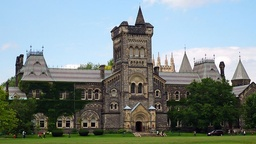
#> input picture u_coll_1.jpg, 256 x 144 px, shrunk from 800 x 450 before the run
$ python corner_detection.py   (older library calls are emulated)
#> lines starting #> are read from the running program, lines starting #| are printed output that depends on the picture
import numpy as np
from numba import jit
import cv2
import matplotlib.pyplot as plt

def load_image(path):
    img = cv2.imread(path)[..., ::-1]
    return img


def get_blurred_image_gradients(img):
    img_grey = cv2.cvtColor(np.float32(img), cv2.COLOR_RGB2GRAY)[..., np.newaxis]
    img_grey = img_grey*1.1
    img_blur = cv2.GaussianBlur(img_grey,(5,5),7)
    Ix = cv2.Sobel(img_blur, cv2.CV_64F, 1, 0, ksize=5)
    Iy = cv2.Sobel(img_blur, cv2.CV_64F, 0, 1, ksize=5)

    return Ix, Iy

def compute_M(img, k=7, std=10):

    Ix, Iy = get_blurred_image_gradients(img)

    Ix_2 = cv2.GaussianBlur(np.multiply(Ix,Ix),(k,k),std)
    Iy_2 = cv2.GaussianBlur(np.multiply(Iy,Iy),(k,k),std)
    IxIy = cv2.GaussianBlur(np.multiply(Ix,Iy),(k,k),std)

    return np.stack([Ix_2, IxIy, IxIy, Iy_2], axis=2)


def compute_eigenvalues(img_path, title, k=7, std=10):
    ''' Detects corners using Harris corner detector algo.

        img_path (str): path to image
        title (str): Prefix for plot title
        k (int): kernel size
        std (int): std for Gaussian kernel, used for window function
    '''
    img = load_image(img_path)
    M = compute_M(img, k=k, std=std)

    eigenvals_list = []
    for i in range(len(img)):
        for j in range(len(img[0])):
            m_matrix = M[i,j].reshape(2,2)
            eigenvals = np.linalg.eigvalsh(m_matrix)
            eigenvals_list.append(eigenvals)

    # import pdb; pdb.set_trace()
    eigenvals_array = np.stack(eigenvals_list)

    plt.clf()
    plt.cla()
    plt.scatter(eigenvals_array[:,0], eigenvals_array[:,1])
    plt.xlim(eigenvals_array.min(), eigenvals_array.max())
    plt.ylim(eigenvals_array.min(), eigenvals_array.max())
    plt.title('{}, $\sigma=${}'.format(title, std))
    plt.xlabel('$\lambda_1$')
    plt.ylabel('$\lambda_2$')

    save_path = 'images/std{}_eigen_'.format(std) + img_path
    plt.savefig(save_path)


def detect_corners(img_path, title,threshold=0.5, k=7, std=10, alpha=0.05):
    ''' Detects corners using Harris corner detector algo.

        img_path (str): path to image
        title (str): Prefix for plot title
        threshold (float): [0, 1] and gets multiplied by 10^7
        k (int): kernel size
        std (int): std for Gaussian kernel, used for window function
        alpha (float): for R
    '''
    img = load_image(img_path)
    M = compute_M(img, k=k, std=std)
    eigensum = np.zeros((img.shape[0], img.shape[1], 2))

    R_lambda = lambda x1, x2: x1*x2 - alpha*(x1+x2)**2
    R_threshold = R_lambda(threshold*1e7, threshold*1e7)
    corner_x = []
    corner_y = []

    for i in range(len(img)):
        for j in range(len(img[0])):
            m_matrix = M[i,j].reshape(2,2)
            eigenvals = np.linalg.eigvalsh(m_matrix)
            eigensum[i,j] = eigenvals

            R = R_lambda(eigenvals[0], eigenvals[1])
            if R > R_threshold:
                corner_x.append(i)
                corner_y.append(j)

    img2 = img.copy()
    plt.clf()
    plt.cla()
    plt.imshow(img2)
    plt.scatter(corner_y, corner_x, s=12, c='r')
    plt.title('{}, $\sigma=${}, threshold={}$*10^7$'.format(title, std, threshold))
    save_path = 'images/std{}_corners_'.format(std) + img_path
    plt.savefig(save_path)

if __name__ == '__main__':
    img_path1 = 'u_coll_1.jpg'
    img_path2 = 'u_coll_2.jpg'

    # Corner detection with sigma=10
    compute_eigenvalues(img_path1, 'Image 1', std=10)
#> in compute_M, `return np.stack([Ix_2, IxIy, IxIy, Iy_2], axis=2)`:
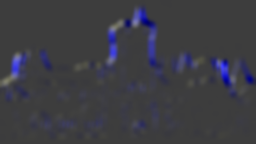
#> returned value: shape (144, 256, 4) float64; mean of channels 0, 1, 2, 3 557596.6, 10771.3, 10771.3, 599093.3; drawn with min black and max white
#> the loop in compute_eigenvalues, `for i in range(len(img)):` made 144 passes
#> after the loop in compute_eigenvalues, `for i in range(len(img)):`: eigenvals_list = 36864 items
#> in compute_eigenvalues, `eigenvals_array = np.stack(eigenvals_list)`: eigenvals_array = 36864 pairs, first value 4.72 to 7927474.5, second value 209 to 15024898
    compute_eigenvalues(img_path2, 'Image 1', std=10)
#> call 2 of load_image, with path = 'u_coll_2.jpg'
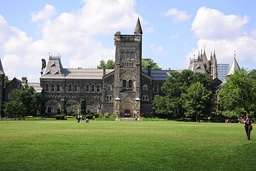
#> input picture u_coll_2.jpg, 256 x 171 px, shrunk from 800 x 533 before the run
#> call 2 of compute_M, with k = 7, std = 10
#> in compute_M (call 2), `IxIy = cv2.GaussianBlur(np.multiply(Ix,Iy),(k,k),std)`:
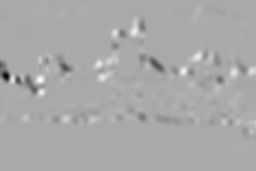
#> IxIy: shape (171, 256) float64; min -6856127.4, max 3432785.4, mean -22440.6; drawn with min black and max white
#> in compute_M (call 2), `return np.stack([Ix_2, IxIy, IxIy, Iy_2], axis=2)`:
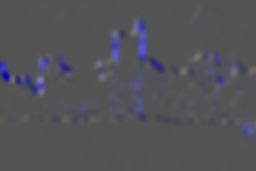
#> returned value: shape (171, 256, 4) float64; mean of channels 0, 1, 2, 3 394784.6, -22440.6, -22440.6, 641128; drawn with min black and max white

    detect_corners(img_path1, 'Image 1', threshold=0.5, std=10)
#> the loop in detect_corners, `for i in range(len(img)):` made 144 passes
#> after the loop in detect_corners, `for i in range(len(img)):`: corner_x = 60 values from 22 to 82; corner_y = 60 values, max 230 at index 55, min 19 at index 13, mean 172.3
#> in detect_corners, `plt.savefig(save_path)`:
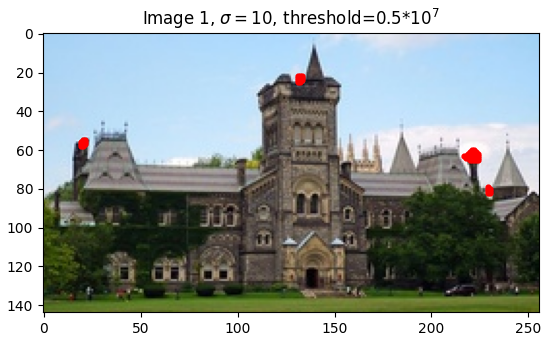
#> figure drawn by matplotlib, 1 panel
    detect_corners(img_path2, 'Image 2', threshold=0.5, std=10)
#> call 2 of detect_corners, with img_path = 'u_coll_2.jpg', title = 'Image 2', threshold = 0.5, k = 7, std = 10, alpha = 0.05
#> after the loop in detect_corners (call 2), `for i in range(len(img)):`: corner_x = [76, 76, 77, 77, 77, 78, 78, 78, 78, 78, 78, 79, 79, 79, 79, 79, 80, 80, 80, 80]; corner_y = [9, 10, 8, 9, 10, 8, 9, 10, 11, 14, 15, 8, 9, 10, 14, 15, 9, 10, 14, 15]
#> in detect_corners (call 2), `plt.savefig(save_path)`:
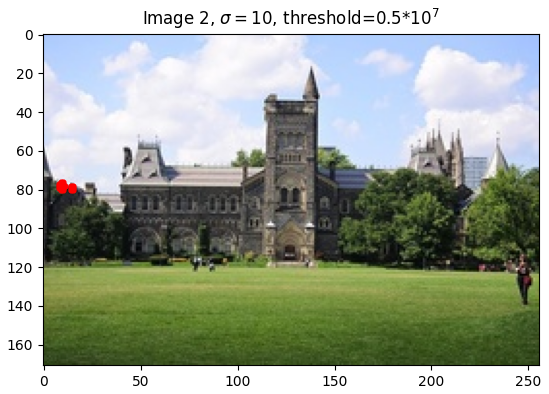
#> figure drawn by matplotlib, 1 panel

    # Corner detection with sigma=2
    compute_eigenvalues(img_path1, 'Image 1', std=2)
    compute_eigenvalues(img_path2, 'Image 2', std=2)
#> call 4 of compute_eigenvalues, with img_path = 'u_coll_2.jpg', title = 'Image 2', k = 7, std = 2
#> after the loop in compute_eigenvalues (call 4), `for i in range(len(img)):`: eigenvals_list = 43776 items
#> in compute_eigenvalues (call 4), `eigenvals_array = np.stack(eigenvals_list)`: eigenvals_array = 43776 pairs, first value 4.66 to 4785110.3, second value 54.99 to 17742040.2
#> in compute_eigenvalues (call 4), `plt.savefig(save_path)`:
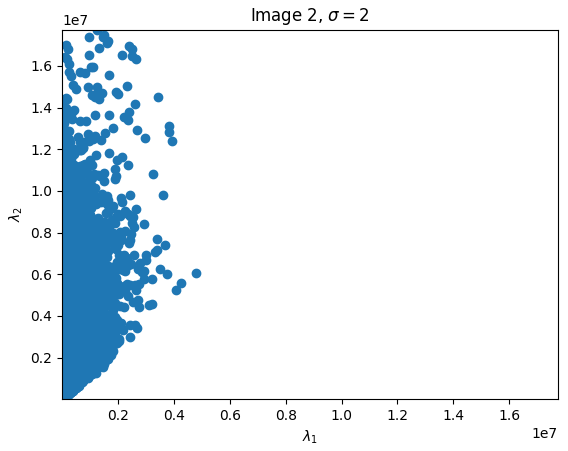
#> figure drawn by matplotlib, 1 panel

    detect_corners(img_path1, 'Image 1', threshold=0.45, std=2)
    detect_corners(img_path2, 'Image 2', threshold=0.45, std=2)
